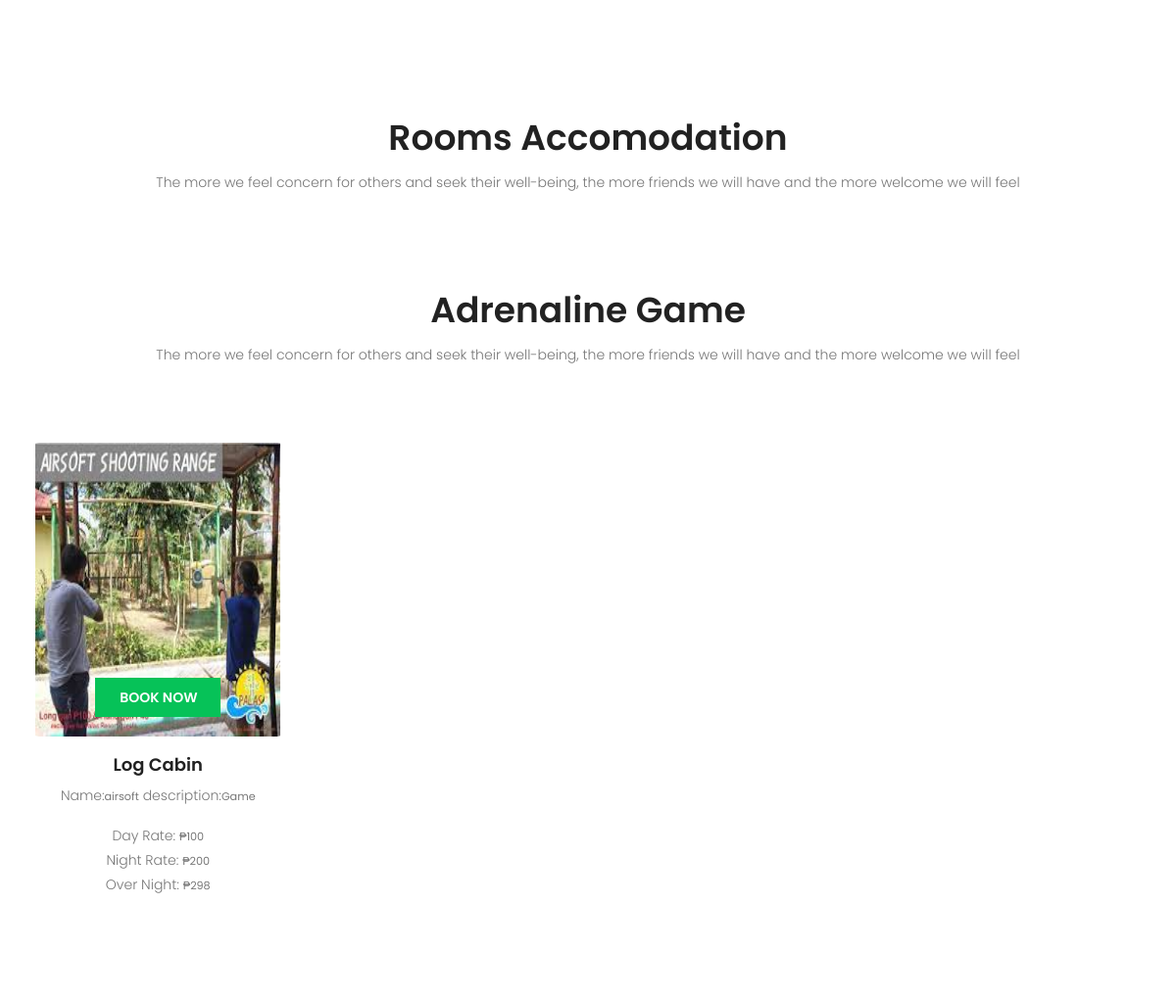
/facilities.php (middle part), run on an earlier commit of the app's database.
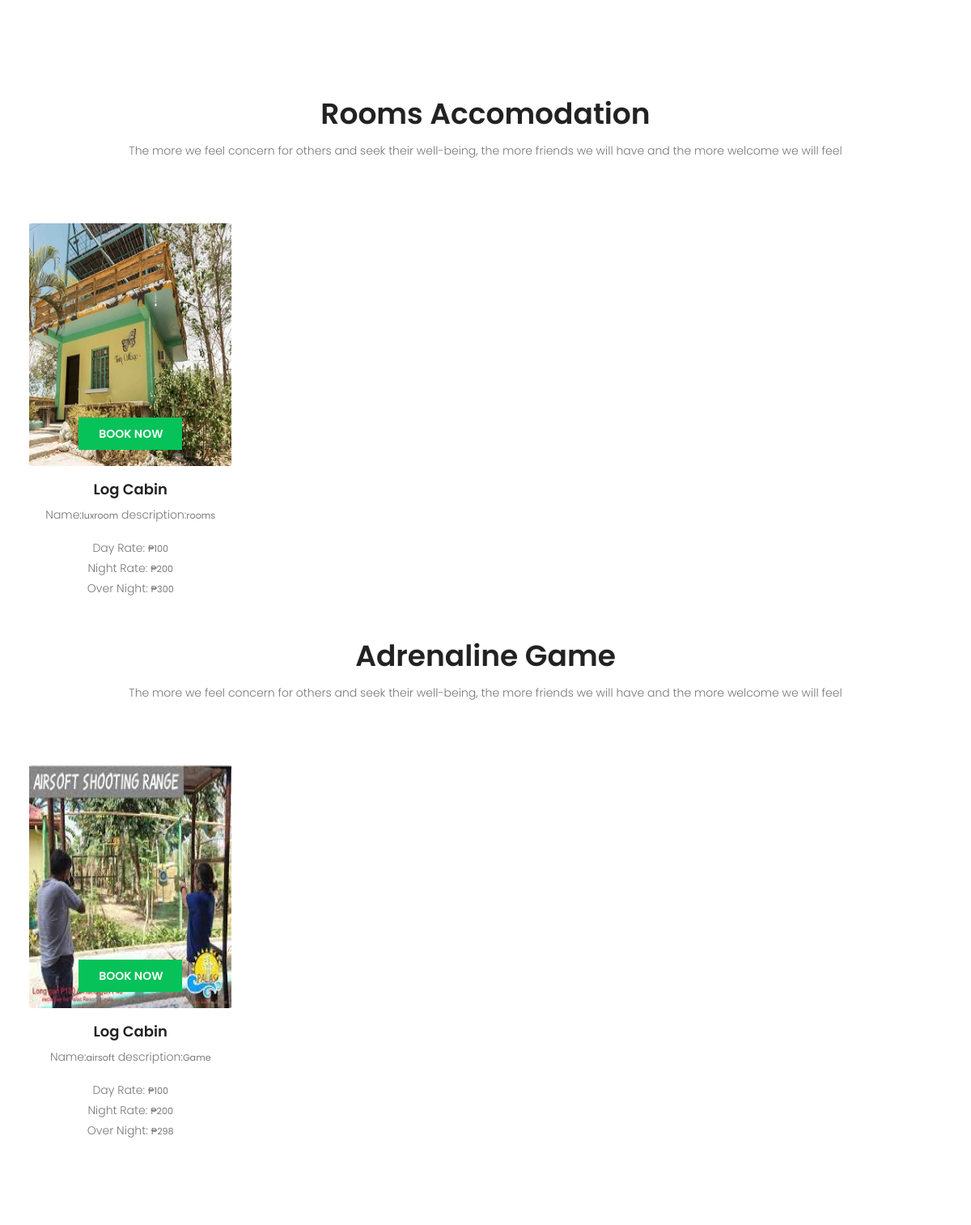
And on a later commit of the database.
### tables this page shows
CREATE TABLE `facilities` (
  `id` bigint(20) UNSIGNED NOT NULL,
  `name` varchar(255) NOT NULL,
  `description` varchar(255) NOT NULL,
  `image` varchar(255) NOT NULL,
  `day_rate` double NOT NULL,
  `night_rate` double NOT NULL,
  `overnigth_rate` double NOT NULL,
  `facility_type` varchar(255) NOT NULL,
  `status` varchar(255) NOT NULL
);

### Functions/InnovatechAPIFunctions.php (called while the page is built, shortened)
<?php
    class InnovatechAPIFunctions{
        private $servername='localhost';
        private $username='root';
        private $password='';
        private $dbname='palasresort';
        private $mysqli='';
        public function __construct(){
            $this->mysqli = new mysqli($this->servername,$this->username,$this->password,$this->dbname);
        }
        public function select($table,$rows="*",$where = null){
            if ($where != null) {
                $sql="SELECT $rows FROM $table WHERE $where";
            }else{
                $sql="SELECT $rows FROM $table";
            }
            $this->sql = $result = $this->mysqli->query($sql);
        }
    }
?>

### facilities.php (the view, shortened to what this page needs)
    <?php include('Pages/layouts/head.php');?>
<section class="accomodation_area section_gap">
   <div class="container">
        <div class="section_title text-center">
            <h2 class="title_color">Rooms Accomodation</h2>
            <p>The more we feel concern for others and seek their well-being, the more friends we will have and the more welcome we will feel </p>
        </div>
        <div class="row mb_30">
        <?php
        include('./Functions/InnovatechAPIFunctions.php');
        $newAPIFunctions = new InnovatechAPIFunctions();
        $newAPIFunctions->select("facilities","*");
        $userLists = $newAPIFunctions->sql;
        while ($data = mysqli_fetch_assoc($userLists)){
            if($data["facility_type"] == "rooms"){
             ?>
            <div class="col-lg-3 col-sm-6">
                <div class="accomodation_item text-center">
                    <div class="hotel_img">
                    <img src="Pages/admin/facilitiesimage/images/<?php echo $data['image']; ?>" width="250" height="300" alt="">
                        <a href="#" class="btn theme_btn button_hover">Book Now</a>
                    </div>
                    <a href="#"><h4 class="sec_h4">Log Cabin</h4></a>
                    <p>Name:<small><?php echo $data["name"]; ?></small>
                   description:<small><?php echo $data["description"]; ?></small></p>
                    <h7>Day Rate: <small>₱<?php echo $data["day_rate"]; ?></small><br>Night Rate: <small>₱<?php echo $data["night_rate"]; ?></small><br>Over Night: <small>₱<?php echo $data["overnigth_rate"]; ?></small></h7>
                </div>
            </div>
            <?php }}?>
        </div>
    </div>
<br>
<br>
 <div class="container">
        <div class="section_title text-center">
            <h2 class="title_color">Adrenaline Game</h2>
            <p>The more we feel concern for others and seek their well-being, the more friends we will have and the more welcome we will feel </p>
        </div>
        <div class="row mb_30">
        <?php
        $newAPIFunctions->select("facilities","*");
        $userLists = $newAPIFunctions->sql;
        while ($data = mysqli_fetch_assoc($userLists)){
            if($data["facility_type"] == "adrenaline_game"){
             ?>
            <div class="col-lg-3 col-sm-6">
                <div class="accomodation_item text-center">
                    <div class="hotel_img">
                    <img src="Pages/admin/facilitiesimage/images/<?php echo $data['image']; ?>" width="250" height="300" alt="">
                        <a href="#" class="btn theme_btn button_hover">Book Now</a>
                    </div>
                    <a href="#"><h4 class="sec_h4">Log Cabin</h4></a>
                    <p>Name:<small><?php echo $data["name"]; ?></small>
                   description:<small><?php echo $data["description"]; ?></small></p>
                    <h7>Day Rate: <small>₱<?php echo $data["day_rate"]; ?></small><br>Night Rate: <small>₱<?php echo $data["night_rate"]; ?></small><br>Over Night: <small>₱<?php echo $data["overnigth_rate"]; ?></small></h7>
                </div>
            </div>
            <?php }}?>
        </div>
</div>
</section>
<?php include('Pages/layouts/scripts.php');?>

What changed in the data, as far as the page shows it:
added facilities: image (picture), name "luxroom", description "rooms", day_rate "100", night_rate "200", overnigth_rate "300", shown under "Rooms Accomodation"
